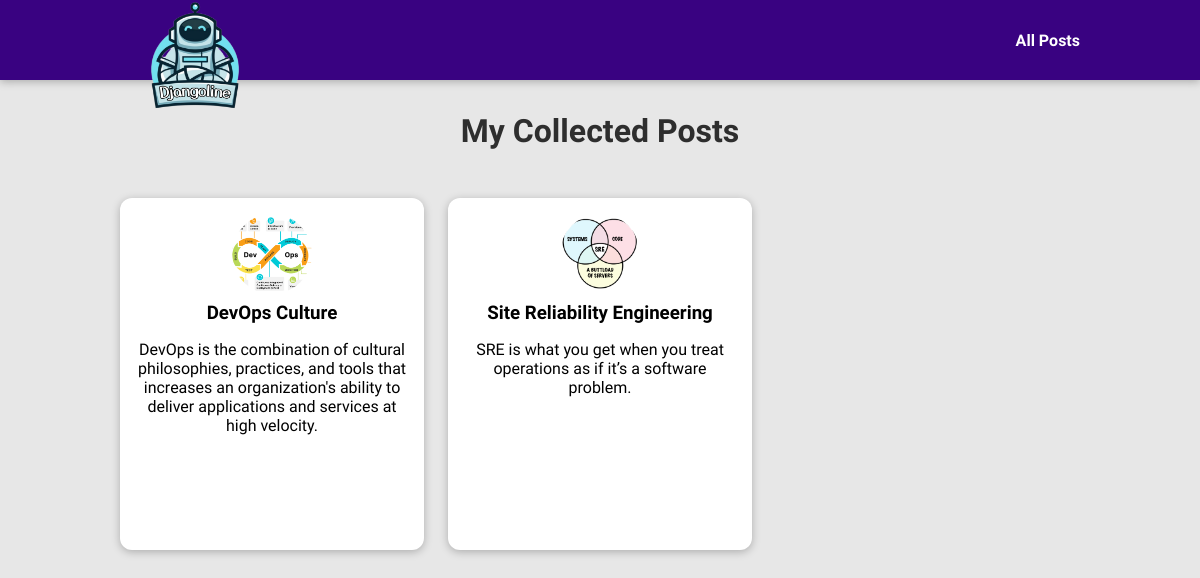
Page /posts on the earlier database version.
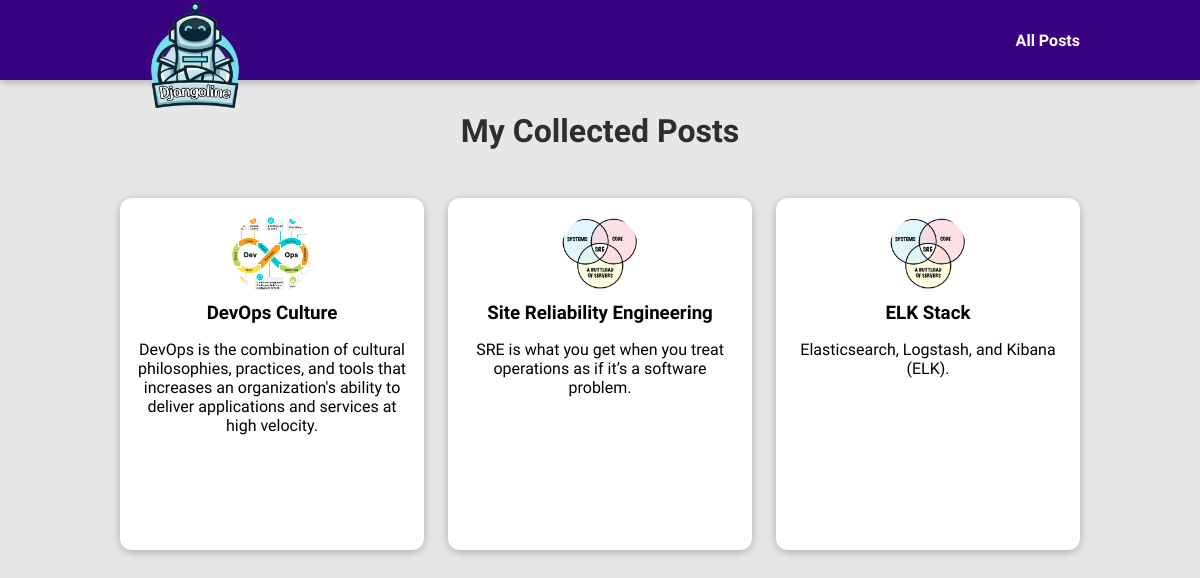
Same page on the later database version.
### blog/models.py (models this page shows)
class Post(models.Model):
    title = models.CharField(max_length=100)
    image_name = models.CharField(max_length=100)
    date = models.DateField(auto_now_add=True)
    content = models.TextField(validators=[MinValueValidator("10")])
    slug = models.SlugField(unique=True) # db_index=True auto set
    excerpt = models.CharField(max_length=200)
    author = models.ForeignKey(Author, on_delete=models.SET_NULL, null=True, related_name="posts")
    tags = models.ManyToManyField(Tag)

### blog/views.py (the view)
# urls.py: path("posts", views.posts, name="posts"),
def posts(request):
  all_posts = Post.objects.all().order_by('-date')
  return render(request, "blog/all-posts.html", {
    "all_posts": all_posts
  })

### blog/templates/blog/all-posts.html (shortened to what this page needs)
{% extends 'base.html' %}
{% load static %}
{% block css %}
  <link rel='stylesheet' href='{% static 'blog/all-posts.css' %}'>
  <link rel='stylesheet' href='{% static 'blog/post.css' %}'>
{% endblock %}
{% block body %}
  <section id="all-posts">
    <h2>My Collected Posts</h2>
    <ul>
      {% for post in all_posts %}
        {% include 'blog/includes/post.html' %}
      {% endfor %}
    </ul>
  </section>
{% endblock %}

### blog/templates/blog/includes/post.html
{% load static %}
<li>
  <article class="post">
    <a href='{% url 'post_details' post.slug %}'>
      <img src='{% static '/blog/images/'|add:post.image_name %}' alt='{{ post.title }}'>
      <div class="post__content"> {% comment %} BEM (block element modifier) {% endcomment %}
        <h3>{{ post.title }}</h3>
        <p>{{ post.excerpt }}</p>
      </div>
    </a>
  </article>
</li>

Differences in the rows shown:
added Post: image_name (picture), title "ELK Stack", excerpt "Elasticsearch, Logstash, and Kibana (ELK)."
